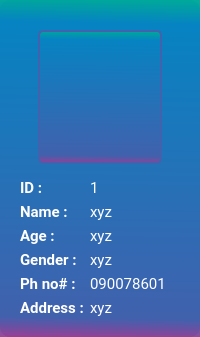
               <widget class="QFrame" name="frame_23">
                <property name="sizePolicy">
                 <sizepolicy hsizetype="Preferred" vsizetype="Preferred">
                  <horstretch>0</horstretch>
                  <verstretch>0</verstretch>
                 </sizepolicy>
                </property>
                <property name="styleSheet">
                 <string notr="true">QFrame{
background:none;}
QFrame{
	background-color: qlineargradient(spread:pad, x1:0.477273, y1:1, x2:0.488636, y2:0, stop:0 rgba(145, 65, 152, 241), stop:0.0568182 rgba(65, 97, 173, 255), stop:0.931818 rgba(6, 131, 194, 255), stop:1 rgba(0, 168, 155, 250));
max-width:300px;
border-radius:10px;
}

</string>
                </property>
                <property name="frameShape">
                 <enum>QFrame::NoFrame</enum>
                </property>
                <property name="frameShadow">
                 <enum>QFrame::Raised</enum>
                </property>
                <layout class="QVBoxLayout" name="verticalLayout_14">
                 <property name="topMargin">
                  <number>30</number>
                 </property>
                 <item alignment="Qt::AlignHCenter">
                  <widget class="QLabel" name="pic5">
                   <property name="maximumSize">
                    <size>
                     <width>124</width>
                     <height>134</height>
                    </size>
                   </property>
                   <property name="styleSheet">
                    <string notr="true">border:2px solid #4262ad;
border-radius:5px;
max-width:120px;
min-width:120px;
max-height:130px;
min-height:130px;
</string>
                   </property>
                   <property name="text">
                    <string/>
                   </property>
                   <property name="pixmap">
                    <pixmap>:/newPrefix/images/avatar.jpeg</pixmap>
                   </property>
                   <property name="scaledContents">
                    <bool>true</bool>
                   </property>
                  </widget>
                 </item>
                 <item>
                  <widget class="QFrame" name="frame_24">
                   <property name="sizePolicy">
                    <sizepolicy hsizetype="Preferred" vsizetype="Preferred">
                     <horstretch>0</horstretch>
                     <verstretch>0</verstretch>
                    </sizepolicy>
                   </property>
                   <property name="styleSheet">
                    <string notr="true">background:none;
color: rgb(255, 255, 255);</string>
                   </property>
                   <property name="frameShape">
                    <enum>QFrame::NoFrame</enum>
                   </property>
                   <property name="frameShadow">
                    <enum>QFrame::Raised</enum>
                   </property>
                   <layout class="QFormLayout" name="formLayout_4">
                    <property name="leftMargin">
                     <number>9</number>
                    </property>
                    <item row="0" column="0">
                     <widget class="QLabel" name="label_48">
                      <property name="sizePolicy">
                       <sizepolicy hsizetype="Preferred" vsizetype="Fixed">
                        <horstretch>0</horstretch>
                        <verstretch>0</verstretch>
                       </sizepolicy>
                      </property>
                      <property name="font">
                       <font>
                        <family>Roboto</family>
                        <pointsize>11</pointsize>
                        <weight>75</weight>
                        <bold>true</bold>
                       </font>
                      </property>
                      <property name="styleSheet">
                       <string notr="true"/>
                      </property>
                      <property name="text">
                       <string>ID :</string>
                      </property>
                     </widget>
                    </item>
                    <item row="0" column="1">
                     <widget class="QLabel" name="id_label5">
                      <property name="font">
                       <font>
                        <family>Roboto</family>
                        <pointsize>11</pointsize>
                        <weight>50</weight>
                        <bold>false</bold>
                       </font>
                      </property>
                      <property name="styleSheet">
                       <string notr="true"/>
                      </property>
                      <property name="text">
                       <string>1</string>
                      </property>
                     </widget>
                    </item>
                    <item row="1" column="0">
                     <widget class="QLabel" name="label_31">
                      <property name="sizePolicy">
                       <sizepolicy hsizetype="Preferred" vsizetype="Fixed">
                        <horstretch>0</horstretch>
                        <verstretch>0</verstretch>
                       </sizepolicy>
                      </property>
                      <property name="font">
                       <font>
                        <family>Roboto</family>
                        <pointsize>11</pointsize>
                        <weight>75</weight>
                        <bold>true</bold>
                       </font>
                      </property>
                      <property name="styleSheet">
                       <string notr="true"/>
                      </property>
                      <property name="text">
                       <string>Name :</string>
                      </property>
                     </widget>
                    </item>
                    <item row="1" column="1">
                     <widget class="QLabel" name="name_label5">
                      <property name="font">
                       <font>
                        <family>Roboto</family>
                        <pointsize>11</pointsize>
                        <weight>50</weight>
                        <bold>false</bold>
                       </font>
                      </property>
                      <property name="styleSheet">
                       <string notr="true"/>
                      </property>
                      <property name="text">
                       <string>xyz</string>
                      </property>
                     </widget>
                    </item>
                    <item row="2" column="0">
                     <widget class="QLabel" name="label_36">
                      <property name="sizePolicy">
                       <sizepolicy hsizetype="Preferred" vsizetype="Fixed">
                        <horstretch>0</horstretch>
                        <verstretch>0</verstretch>
                       </sizepolicy>
                      </property>
                      <property name="font">
                       <font>
                        <family>Roboto</family>
                        <pointsize>11</pointsize>
                        <weight>75</weight>
                        <bold>true</bold>
                       </font>
                      </property>
                      <property name="styleSheet">
                       <string notr="true"/>
                      </property>
                      <property name="text">
                       <string>Age :</string>
                      </property>
                     </widget>
                    </item>
                    <item row="2" column="1">
                     <widget class="QLabel" name="age_label5">
                      <property name="font">
                       <font>
                        <family>Roboto</family>
                        <pointsize>11</pointsize>
                        <weight>50</weight>
                        <bold>false</bold>
                       </font>
                      </property>
                      <property name="styleSheet">
                       <string notr="true"/>
                      </property>
                      <property name="text">
                       <string>xyz</string>
                      </property>
                     </widget>
                    </item>
                    <item row="3" column="0">
                     <widget class="QLabel" name="label_37">
                      <property name="sizePolicy">
                       <sizepolicy hsizetype="Preferred" vsizetype="Fixed">
                        <horstretch>0</horstretch>
                        <verstretch>0</verstretch>
                       </sizepolicy>
                      </property>
                      <property name="font">
                       <font>
                        <family>Roboto</family>
                        <pointsize>11</pointsize>
                        <weight>75</weight>
                        <bold>true</bold>
                       </font>
                      </property>
                      <property name="styleSheet">
                       <string notr="true"/>
                      </property>
                      <property name="text">
                       <string>Gender :</string>
                      </property>
                     </widget>
                    </item>
                    <item row="3" column="1">
                     <widget class="QLabel" name="gender_label5">
                      <property name="font">
                       <font>
                        <family>Roboto</family>
                        <pointsize>11</pointsize>
                        <weight>50</weight>
                        <bold>false</bold>
                       </font>
                      </property>
                      <property name="styleSheet">
                       <string notr="true"/>
                      </property>
                      <property name="text">
                       <string>xyz</string>
                      </property>
                     </widget>
                    </item>
                    <item row="4" column="0">
                     <widget class="QLabel" name="label_38">
                      <property name="sizePolicy">
                       <sizepolicy hsizetype="Preferred" vsizetype="Fixed">
                        <horstretch>0</horstretch>
                        <verstretch>0</verstretch>
                       </sizepolicy>
                      </property>
                      <property name="font">
                       <font>
                        <family>Roboto</family>
                        <pointsize>11</pointsize>
                        <weight>75</weight>
                        <bold>true</bold>
                       </font>
                      </property>
                      <property name="styleSheet">
                       <string notr="true"/>
                      </property>
                      <property name="text">
                       <string>Ph no# :</string>
                      </property>
                     </widget>
                    </item>
                    <item row="4" column="1">
                     <widget class="QLabel" name="ph_label5">
                      <property name="font">
                       <font>
                        <family>Roboto</family>
                        <pointsize>11</pointsize>
                        <weight>50</weight>
                        <bold>false</bold>
                       </font>
                      </property>
                      <property name="styleSheet">
                       <string notr="true"/>
                      </property>
                      <property name="text">
                       <string>090078601</string>
                      </property>
                     </widget>
                    </item>
                    <item row="5" column="0">
                     <widget class="QLabel" name="label_49">
                      <property name="sizePolicy">
                       <sizepolicy hsizetype="Preferred" vsizetype="Fixed">
                        <horstretch>0</horstretch>
                        <verstretch>0</verstretch>
                       </sizepolicy>
                      </property>
                      <property name="font">
                       <font>
                        <family>Roboto</family>
                        <pointsize>11</pointsize>
                        <weight>75</weight>
                        <bold>true</bold>
                       </font>
                      </property>
                      <property name="styleSheet">
                       <string notr="true"/>
                      </property>
                      <property name="text">
                       <string>Address :</string>
                      </property>
                     </widget>
                    </item>
                    <item row="5" column="1">
                     <widget class="QLabel" name="address_label5">
                      <property name="font">
                       <font>
                        <family>Roboto</family>
                        <pointsize>11</pointsize>
                        <weight>50</weight>
                        <bold>false</bold>
                       </font>
                      </property>
                      <property name="styleSheet">
                       <string notr="true"/>
                      </property>
                      <property name="text">
                       <string>xyz</string>
                      </property>
                      <property name="scaledContents">
                       <bool>false</bool>
                      </property>
                     </widget>
                    </item>
                   </layout>
                  </widget>
                 </item>
                </layout>
               </widget>
